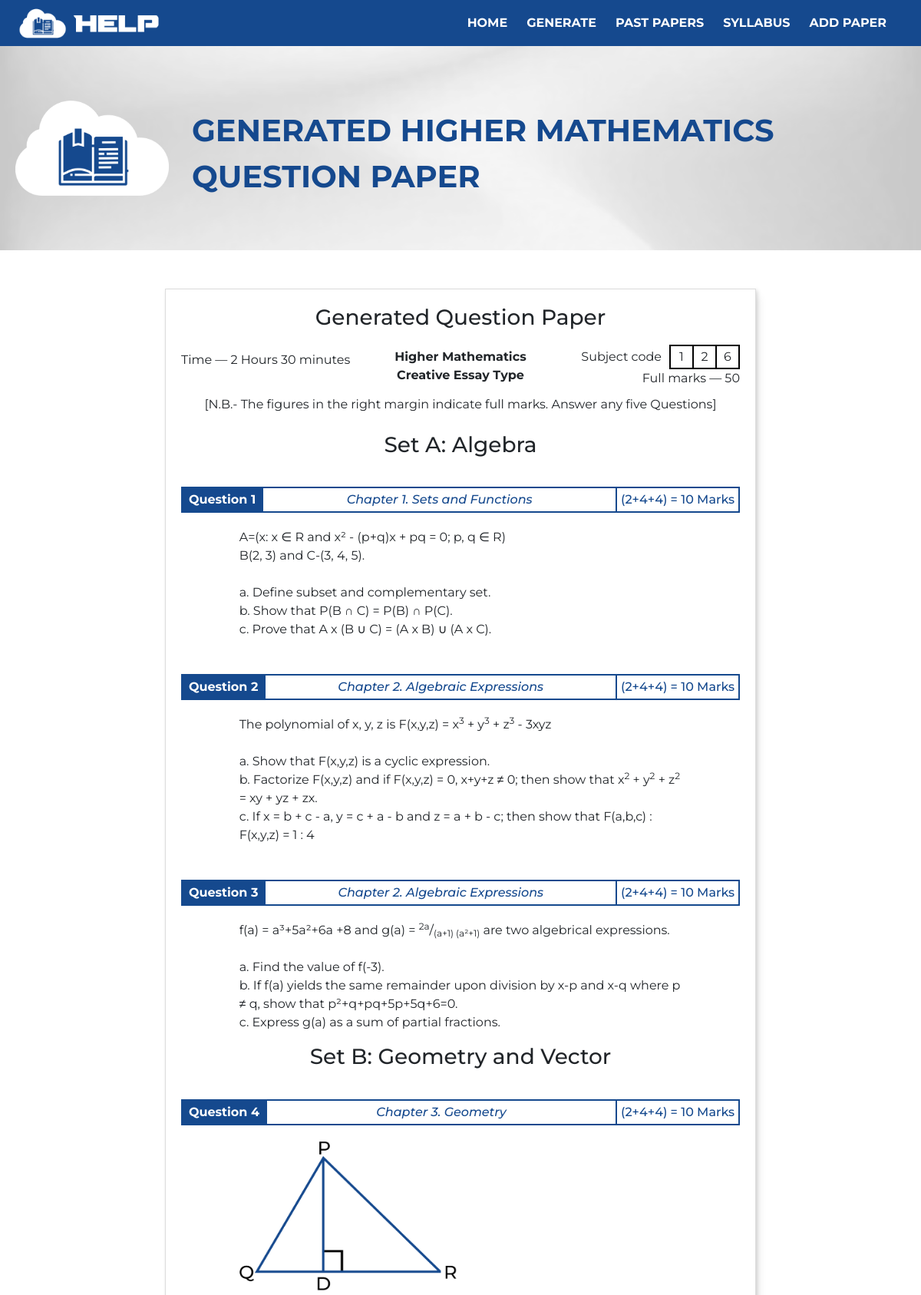
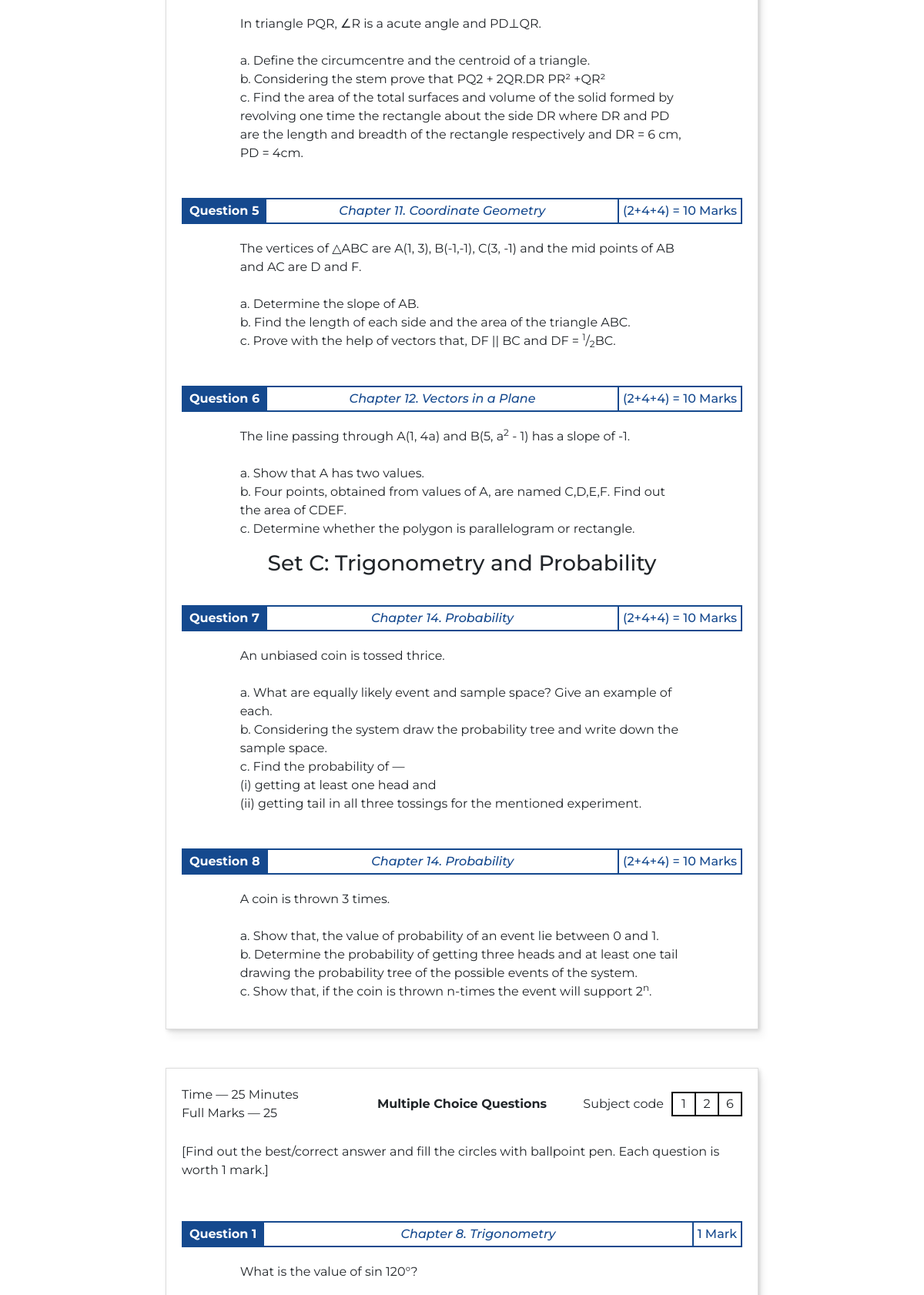
The app's page /generateMain.php (upper part) with its own data (2 pictures, top to bottom).
### tables this page shows
CREATE TABLE `questions` (
  `questionID` int(10) NOT NULL,
  `questionType` varchar(10) NOT NULL,
  `questionMarks` varchar(20) NOT NULL,
  `questionSet` varchar(50) DEFAULT NULL,
  `questionText` mediumtext NOT NULL,
  `questionImg` varchar(10) DEFAULT NULL,
  `paperID` int(10) NOT NULL,
  `chapterID` int(10) NOT NULL
);

CREATE TABLE `chapters` (
  `chapterID` int(10) NOT NULL,
  `chapterSubject` varchar(50) NOT NULL,
  `chapterNumber` int(10) NOT NULL,
  `chapterName` varchar(50) NOT NULL,
  `chapterPages` varchar(30) NOT NULL
);

### generateMain.php (the view, shortened to what this page needs)
<?php
    $subject='';
    if($subject=='physics'){$subject='Physics';}
    else{$subject='Higher Mathematics';}
    $conn = mysqli_connect('localhost','root','','help_db') or die('connection failed');
    $selectedCreative=[];
    $selectedMCQ=[];
    $sql = "SELECT paperID
    FROM `papers`
    WHERE paperSubject='$subject'";
    $result = $conn->query($sql);
    if($subject=="Physics"){
        if ($result && $result->num_rows > 0) {
            while($row = $result->fetch_assoc()) {
                $paperID = $row["paperID"];
                $sqlC = "SELECT questionID
                FROM `questions`
                WHERE paperID='$paperID' AND questionType='Creative' ORDER BY RAND()";
                $resultC = $conn->query($sqlC);
                if ($resultC && $resultC->num_rows > 0) {
                    while($rowC = $resultC->fetch_assoc()) {
                        $selectedCreative[] = (int)$rowC["questionID"];
                    }
                } else {}
                $sqlM = "SELECT questionID
                FROM `questions`
                WHERE paperID='$paperID' AND questionType='MCQ' ORDER BY RAND()";
                $resultM = $conn->query($sqlM);
                if ($resultM && $resultM->num_rows > 0) {
                    while($rowM = $resultM->fetch_assoc()) {
                        $selectedMCQ[] = (int)$rowM["questionID"];
                    }
                } else {}
            }
            shuffle($selectedCreative);
            $selectedCreative = array_slice($selectedCreative, 0, 8);
        } else {}
    }
    else if($subject=="Higher Mathematics"){
        $setA=[];
        $setB=[];
        $setC=[];
        if ($result && $result->num_rows > 0) {
            while($row = $result->fetch_assoc()) {
                $paperID = $row["paperID"];
                $sqlA = "SELECT questionID
                FROM `questions`
                WHERE paperID='$paperID' AND questionSet='A: Algebra' ORDER BY RAND()";
                $resultA = $conn->query($sqlA);
                if ($resultA && $resultA->num_rows > 0) {
                    while($rowA = $resultA->fetch_assoc()) {
                        $setA[] = (int)$rowA["questionID"];
                    }
                } else {}
                $sqlB = "SELECT questionID
                FROM `questions`
                WHERE paperID='$paperID' AND questionSet='B: Geometry and Vector' ORDER BY RAND()";
                $resultB = $conn->query($sqlB);
                if ($resultB && $resultB->num_rows > 0) {
                    while($rowB = $resultB->fetch_assoc()) {
                        $setB[] = (int)$rowB["questionID"];
                    }
                } else {}
                $sqlC = "SELECT questionID
                FROM `questions`
                WHERE paperID='$paperID' AND questionSet='C: Trigonometry and Probability' ORDER BY RAND()";
                $resultC = $conn->query($sqlC);
                if ($resultC && $resultC->num_rows > 0) {
                    while($rowC = $resultC->fetch_assoc()) {
                        $setC[] = (int)$rowC["questionID"];
                    }
                } else {}
                $sqlM = "SELECT questionID
                FROM `questions`
                WHERE paperID='$paperID' AND questionType='MCQ' ORDER BY RAND()";
                $resultM = $conn->query($sqlM);
                if ($resultM && $resultM->num_rows > 0) {
                    while($rowM = $resultM->fetch_assoc()) {
                        $selectedMCQ[] = (int)$rowM["questionID"];
                    }
                } else {}
            }
            shuffle($setA); $setA = array_slice($setA, 0, 3);
            shuffle($setB); $setB = array_slice($setB, 0, 3);
            shuffle($setC); $setC = array_slice($setC, 0, 2);
            $selectedCreative = array_merge($setA, $setB, $setC);
        } else {}
    }
    shuffle($selectedMCQ); $selectedMCQ = array_slice($selectedMCQ, 0, 25);
?>
<!DOCTYPE html>
<html lang="en">
    <head>
        <link rel="stylesheet" href="https://cdn.jsdelivr.net/npm/bootstrap@4.3.1/dist/css/bootstrap.min.css">
        <link id="stylesheet" rel="stylesheet" href="styleMain.css">
        <link id="stylesheet" rel="stylesheet" href="styleChapter.css">
        <link id="stylesheet" rel="stylesheet" href="stylePaperMain.css">
    </head>
    <body>
        <?php @include("navbar.php") ?>
        <div class="myContainer">
            <div id="bannerContainer">
              <img src="img/bannerIMG2.png">
                <?php echo '<p>Generated '.$subject.' Question Paper</p>'; ?>
            </div>
            <div class="row" id="myRow" >
                <div class="col-md-8 mx-auto">
                    <div class="pageContainer">
                        <h3>Generated Question Paper</h3>
                        <div class="paperInfo">
                            <p  class="bruh">Time — 2 Hours 30 minutes</p>
                            <div class="titleContainer">
                                <p><b><?php echo $subject; ?></b></p>
                                <p><b>Creative Essay Type</b></p>
                            </div>
                            <div class="titleContainer2">
                                <div class="subjectCodeBlock">
                                    <p>Subject code</p>
                                    <div class=codeContainer>
                                        <span class="code">1</span>
                                        <?php
                                        if($subject=="Physics"){echo '<span class="code">3</span>';}
                                        else{echo '<span class="code">2</span>';}
                                        ?>
                                        <span class="code">6</span>
                                    </div>
                                </div>
                                <p>Full marks — 50</p>
                            </div>
                        </div>
                        [N.B.- The figures in the right margin indicate full marks. Answer any five Questions]
                        <br><br>
                        <?php
                        $length = count($selectedCreative);
                        $counter=0;
                        for ($i = 0; $i < $length; $i++) {
                            $conn = mysqli_connect('localhost','root','','help_db') or die('connection failed');
                            $sql = "SELECT questionMarks, questionSet, questionText, questionImg, paperID, chapterID
                            FROM `questions`
                            WHERE questionID='$selectedCreative[$i]'";
                            $result = $conn->query($sql);
                            if ($result->num_rows > 0) {
                                while ($row = $result->fetch_assoc()) {
                                    $counter+=1;
                                    $questionMarks = $row["questionMarks"];
                                    $questionSet = $row["questionSet"];
                                    $questionText = $row["questionText"];
                                    $questionImg = $row["questionImg"];
                                    $chapterID = $row["chapterID"];
                                    if($questionSet != 'null'){
                                        if($i==0 || $i==3 || $i==6) {echo '<h3> Set '.$questionSet.'</h3>';}
                                    }
                                    echo '<div class="questionContainer">';
                                    echo '<div class="questionHeader">';
                                    echo '<p class="questionNumber">Question '.$counter.'</p>';
                                    $sql2 = "SELECT chapterNumber, chapterName
                                    FROM `chapters`
                                    WHERE chapterID=$chapterID";
                                    $result2 = $conn->query($sql2);
                                    $row2 = $result2->fetch_assoc();
                                    $chapterNumber = $row2["chapterNumber"];
                                    $chapterName = $row2["chapterName"];
                                    if($subject=="Physics"){
                                        echo '<a href ="chapterMain.php?subjectName=Physics" target="_blank" class="questionChapter">Chapter '.$chapterNumber.'. '.$chapterName.'</a>';
                                    }
                                    else{
                                        echo '<a href ="chapterMain.php?subjectName=Higher+Mathematics" target="_blank" class="questionChapter">Chapter '.$chapterNumber.'. '.$chapterName.'</a>';
                                    }
                                    echo '<p class="questionMarks">'.$questionMarks.'</p>';
                                    echo '</div>';
                                    echo '<div class="col-md-10 mx-auto">';
                                    if($questionImg != 'none') {echo '<img src="diagrams/'.$questionImg.'" class="questionImg">';}
                                    echo '<p class="questionText">'.$questionText.'</p>';
                                    echo '</div>';
                                    echo '</div>';
                                }
                            } else {
                                echo $selectedCreative[$i];
                                echo '<br>';
                            }
                        }
                    ?>
                    </div>
                    <div class="pageContainer">
                        <div class="paperInfo">
                            <div class="bruh">
                                <p>Time — 25 Minutes</p>
                                <p>Full Marks — 25</p>
                            </div>
                            <div class="titleContainer">
                                <p><b>Multiple Choice Questions</b></p>
                            </div>
                            <div class="titleContainer2">
                                <div class="subjectCodeBlock">
                                    <p>Subject code</p>
                                    <div class=codeContainer>
                                        <span class="code">1</span>
                                        <?php
                                        if($subject=="Physics"){echo '<span class="code">3</span>';}
                                        else{echo '<span class="code">2</span>';}
                                        ?>
                                        <span class="code">6</span>
                                    </div>
                                </div>
                            </div>
                        </div>
                        <br>
                        [Find out the best/correct answer and fill the circles with ballpoint pen. Each question is worth 1 mark.]
                        <br><br>
                        <?php
                        $length = count($selectedMCQ);
                        $counter=0;
                        for ($i = 0; $i < $length; $i++) {
                            $conn = mysqli_connect('localhost','root','','help_db') or die('connection failed');
                            $sql = "SELECT questionMarks, questionText, questionImg, paperID, chapterID
                            FROM `questions`
                            WHERE questionID='$selectedMCQ[$i]'";
                            $result = $conn->query($sql);
                            if ($result->num_rows > 0) {
                                while ($row = $result->fetch_assoc()) {
                                    $counter+=1;
                                    $questionMarks = $row["questionMarks"];
                                    $questionText = $row["questionText"];
                                    $chapterID = $row["chapterID"];
                                    echo '<div class="questionContainer">';
                                    echo '<div class="questionHeader">';
                                    echo '<p class="questionNumber">Question '.$counter.'</p>';
                                    $sql2 = "SELECT chapterNumber, chapterName
                                    FROM `chapters`
                                    WHERE chapterID=$chapterID";
                                    $result2 = $conn->query($sql2);
                                    $row2 = $result2->fetch_assoc();
                                    $chapterNumber = $row2["chapterNumber"];
                                    $chapterName = $row2["chapterName"];
                                    if($subject=="Physics"){
                                        echo '<a href ="chapterMain.php?subjectName=Physics" target="_blank" class="questionChapter">Chapter '.$chapterNumber.'. '.$chapterName.'</a>';
                                    }
                                    else{
                                        echo '<a href ="chapterMain.php?subjectName=Higher+Mathematics" target="_blank" class="questionChapter">Chapter '.$chapterNumber.'. '.$chapterName.'</a>';
                                    }
                                    echo '<p class="questionMarks">'.$questionMarks.'</p>';
                                    echo '</div>';
                                    echo '<div class="col-md-10 mx-auto">';
                                    echo '<p class="questionText">'.$questionText.'</p>';
                                    echo '</div>';
                                    echo '</div>';
                                }
                            } else {
                                echo $selectedMCQ[$i];
                                echo '<br>';
                            }
                        }
                        ?>
                    </div>
                <br><h5><b>Multiple Choice Questions:</b></h5>
                </div>
            </div>
        </div>
    </body>
</html>

### records on screen
questions: questionSet "A: Algebra", chapterID.chapterNumber "1", chapterID.chapterName "Sets and Functions", questionMarks "(2+4+4) = 10 Marks", questionText "A=(x: x ∈ R and x² - (p+q)x + pq = 0; p, q ∈ R) B(2, 3) and C-(3, 4, 5). a. Define subset and complementary set. b. Show that P(B ∩ C) = P(B) ∩ P(C). c. Prove that A x (B ∪ C) = (A x B) ∪ (A x C)."
questions: chapterID.chapterNumber "2", chapterID.chapterName "Algebraic Expressions", questionMarks "(2+4+4) = 10 Marks", questionText "The polynomial of x, y, z is F(x,y,z) = x 3 + y 3 + z 3 - 3xyz a. Show that F(x,y,z) is a cyclic expression. b. Factorize F(x,y,z) and if F(x,y,z) = 0, x+y+z ≠ 0; then show that x 2 + y 2 + z 2 = xy + yz + zx. c. If x = b + c - a, y = c + a - b and z = a + b - c; then show that F(a,b,c) : F(x,y,z) = 1 : 4"
questions: chapterID.chapterNumber "2", chapterID.chapterName "Algebraic Expressions", questionMarks "(2+4+4) = 10 Marks", questionText "f(a) = a³+5a²+6a +8 and g(a) = 2a / (a+1) (a²+1) are two algebrical expressions. a. Find the value of f(-3). b. If f(a) yields the same remainder upon division by x-p and x-q where p ≠ q, show that p²+q+pq+5p+5q+6=0. c. Express g(a) as a sum of partial fractions."
questions: questionSet "B: Geometry and Vector", chapterID.chapterNumber "3", chapterID.chapterName "Geometry", questionMarks "(2+4+4) = 10 Marks", questionImg (picture), questionText "In triangle PQR, ∠R is a acute angle and PD⊥QR. a. Define the circumcentre and the centroid of a triangle. b. Considering the stem prove that PQ2 + 2QR.DR PR² +QR² c. Find the area of the total surfaces and volume of the solid formed by revolving one time the rectangle about the side DR where DR and PD are the length and breadth of the rectangle respectively and DR = 6 cm, PD = 4cm."
questions: chapterID.chapterNumber "11", chapterID.chapterName "Coordinate Geometry", questionMarks "(2+4+4) = 10 Marks", questionText "The vertices of △ABC are A(1, 3), B(-1,-1), C(3, -1) and the mid points of AB and AC are D and F. a. Determine the slope of AB. b. Find the length of each side and the area of the triangle ABC. c. Prove with the help of vectors that, DF || BC and DF = 1 / 2 BC."
questions: chapterID.chapterNumber "12", chapterID.chapterName "Vectors in a Plane", questionMarks "(2+4+4) = 10 Marks", questionText "The line passing through A(1, 4a) and B(5, a 2 - 1) has a slope of -1. a. Show that A has two values. b. Four points, obtained from values of A, are named C,D,E,F. Find out the area of CDEF. c. Determine whether the polygon is parallelogram or rectangle."
questions: questionSet "C: Trigonometry and Probability", chapterID.chapterNumber "14", chapterID.chapterName "Probability", questionMarks "(2+4+4) = 10 Marks", questionText "An unbiased coin is tossed thrice. a. What are equally likely event and sample space? Give an example of each. b. Considering the system draw the probability tree and write down the sample space. c. Find the probability of — (i) getting at least one head and (ii) getting tail in all three tossings for the mentioned experiment."
questions: chapterID.chapterNumber "14", chapterID.chapterName "Probability", questionMarks "(2+4+4) = 10 Marks", questionText "A coin is thrown 3 times. a. Show that, the value of probability of an event lie between 0 and 1. b. Determine the probability of getting three heads and at least one tail drawing the probability tree of the possible events of the system. c. Show that, if the coin is thrown n-times the event will support 2 n ."
questions: chapterID.chapterNumber "8", chapterID.chapterName "Trigonometry", questionMarks "1 Mark", questionText "What is the value of sin 120°?"

### other values on screen
$subject "HIGHER MATHEMATICS"
$subject "Higher Mathematics"
